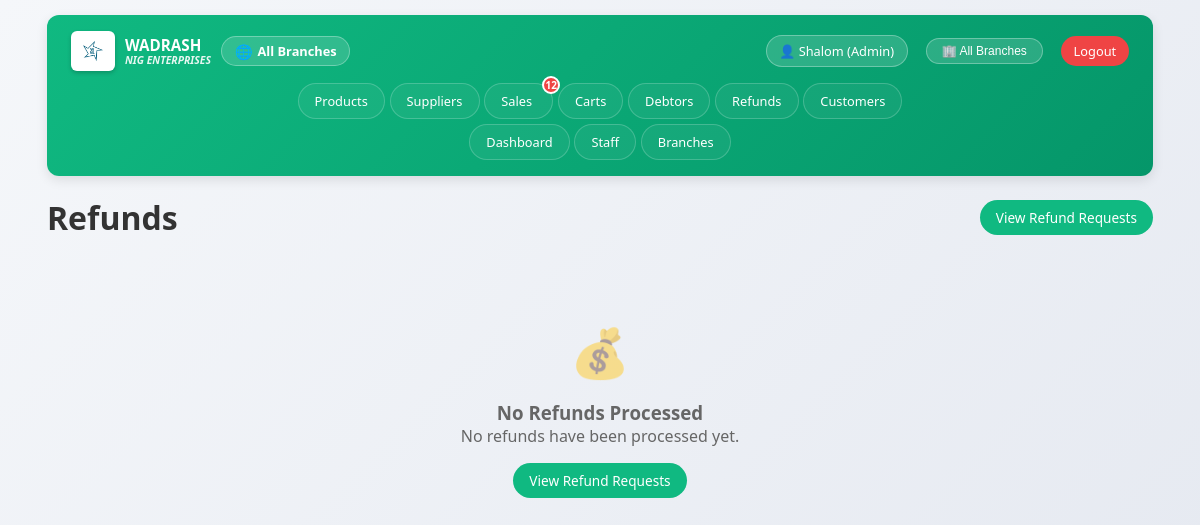
/refunds/ (signed in), run on an earlier commit of the app's database.
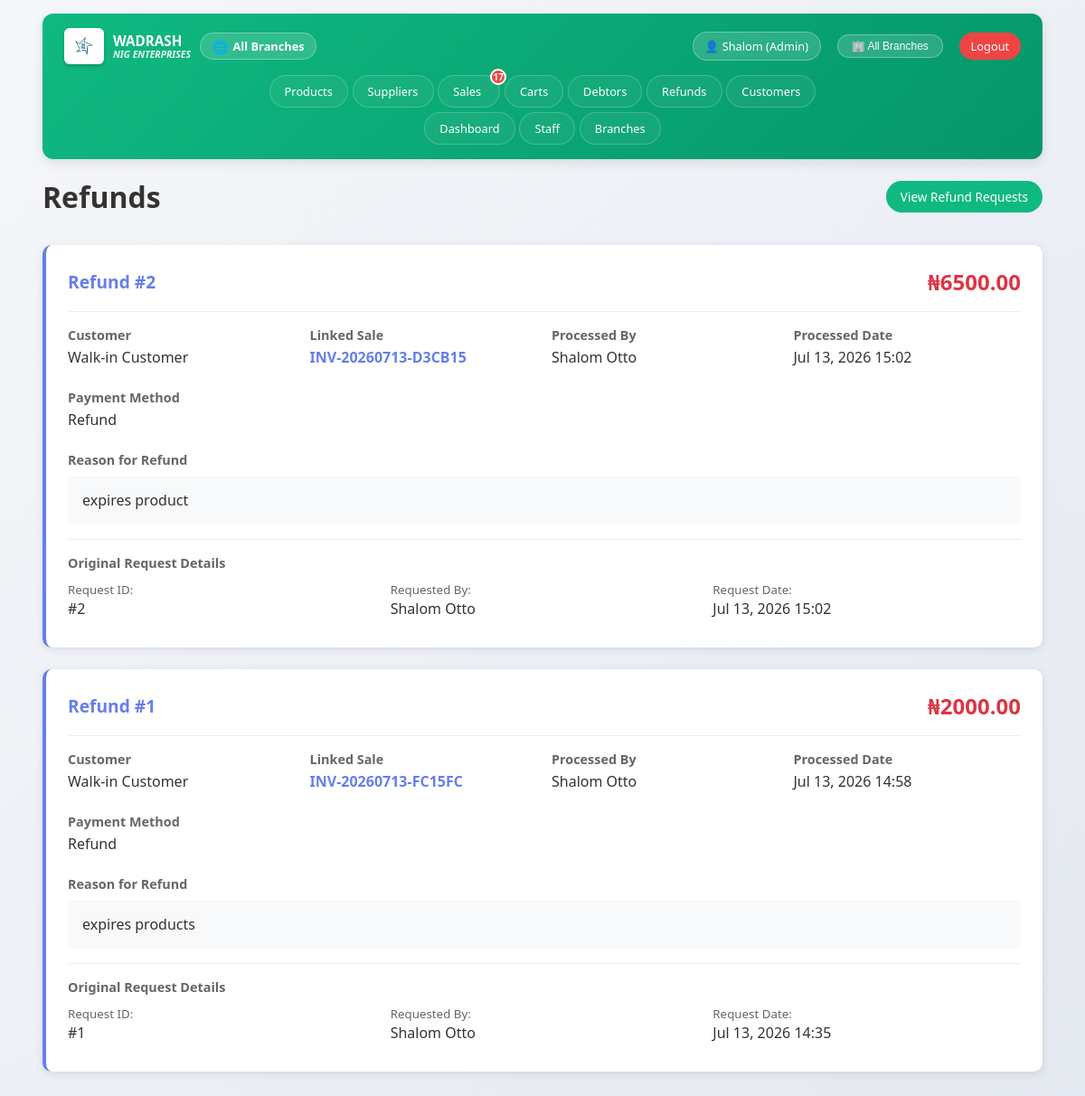
And on a later commit of the database.
### inventoryApp/models.py (models this page shows, shortened)
class User(AbstractUser):
    ROLE_CHOICES = [
        ('admin', 'Admin'),
        ('staff', 'Staff'),
        ('manager', 'Manager'),
    ]
    role = models.CharField(max_length=20, choices=ROLE_CHOICES, default='staff')
    phone = models.CharField(max_length=15, blank=True)
    address = models.TextField(blank=True)
    branch = models.ForeignKey('branches.Branch', on_delete=models.SET_NULL, null=True, blank=True, related_name='users')
    class Meta:
        db_table = 'users'

### refunds/models.py (models this page shows, shortened)
class Refund(models.Model):
    sale = models.ForeignKey(Sale, on_delete=models.SET_NULL, null=True, blank=True, related_name='refunds')
    refund_request = models.OneToOneField(RefundRequest, on_delete=models.CASCADE, null=True, blank=True)
    amount = models.DecimalField(max_digits=10, decimal_places=2, validators=[MinValueValidator(0)])
    reason = models.TextField()
    payment_method = models.CharField(max_length=50, choices=[
        ('cash', 'Cash'),
        ('card', 'Card'),
        ('transfer', 'Bank Transfer'),
        ('refund', 'Refund Adjustment'),
    ], default='cash')
    processed_by = models.ForeignKey(User, on_delete=models.SET_NULL, null=True)
    processed_date = models.DateTimeField(auto_now_add=True)
    class Meta:
        db_table = 'refunds'
        ordering = ['-processed_date']

class RefundRequest(models.Model):
    STATUS_CHOICES = [
        ('pending', 'Pending'),
        ('approved', 'Approved'),
        ('declined', 'Declined'),
    ]
    sale = models.ForeignKey(Sale, on_delete=models.CASCADE, null=True, blank=True, related_name='refund_requests')
    sale_item = models.ForeignKey(SaleItem, on_delete=models.SET_NULL, null=True, blank=True)
    customer_name = models.CharField(max_length=200)
    customer_phone = models.CharField(max_length=15)
    reason = models.TextField()
    amount = models.DecimalField(max_digits=10, decimal_places=2, validators=[MinValueValidator(0)])
    original_amount = models.DecimalField(max_digits=10, decimal_places=2, null=True, blank=True)
    request_date = models.DateTimeField(auto_now_add=True)
    status = models.CharField(max_length=20, choices=[
        ('pending', 'Pending'),
        ('approved', 'Approved'),
        ('declined', 'Declined'),
    ], default='pending')
    approved_by = models.ForeignKey(User, on_delete=models.SET_NULL, null=True, blank=True, related_name='approved_refunds')
    approved_date = models.DateTimeField(null=True, blank=True)
    created_by = models.ForeignKey(User, on_delete=models.CASCADE, related_name='created_refunds')
    refund_processed = models.BooleanField(default=False)
    class Meta:
        db_table = 'refund_requests'
        ordering = ['-request_date']

### sales/models.py (models this page shows, shortened)
class Sale(models.Model):
    invoice_number = models.CharField(max_length=50, unique=True)
    staff = models.ForeignKey(User, on_delete=models.SET_NULL, null=True)
    customer_name = models.CharField(max_length=200, blank=True)
    customer_phone = models.CharField(max_length=15, blank=True)
    subtotal = models.DecimalField(max_digits=10, decimal_places=2, default=0)
    discount = models.DecimalField(max_digits=10, decimal_places=2, default=0)
    total = models.DecimalField(max_digits=10, decimal_places=2, default=0)
    amount_paid = models.DecimalField(max_digits=10, decimal_places=2, default=0)
    balance = models.DecimalField(max_digits=10, decimal_places=2, default=0)
    branch = models.ForeignKey(Branch, on_delete=models.CASCADE, null=True, blank=True, related_name='sales')
    payment_status = models.CharField(max_length=20, choices=[
        ('paid', 'Paid'),
        ('partial', 'Partial Payment'),
        ('unpaid', 'Unpaid')
    ], default='paid')
    created_at = models.DateTimeField(auto_now_add=True)
    updated_at = models.DateTimeField(auto_now=True)
    class Meta:
        db_table = 'sales'
        ordering = ['-created_at']

### refunds/views.py (the view)
# urls.py: path('', views.refund_list, name='refund_list'),
@login_required
def refund_list(request):
    if request.user.is_authenticated:
        UserNotification.mark_as_read(request.user, 'refunds')
    current_branch = None
    if request.user.is_superuser or request.user.role == 'admin':
        branch_id = request.session.get('current_branch_id')
        if branch_id:
            try:
                current_branch = Branch.objects.get(id=branch_id)
            except Branch.DoesNotExist:
                current_branch = None
    else:
        current_branch = request.user.branch
    if request.user.role == 'admin' or request.user.is_superuser:
        refunds = Refund.objects.all().select_related(
            'sale', 'processed_by', 'refund_request', 'refund_request__created_by'
        ).order_by('-processed_date')
    else:
        refunds = Refund.objects.filter(
            refund_request__created_by=request.user
        ).select_related(
            'sale', 'processed_by', 'refund_request', 'refund_request__created_by'
        ).order_by('-processed_date')
    if current_branch and not request.user.is_superuser:
        refunds = refunds.filter(sale__branch=current_branch)
    context = {'refunds': refunds}
    return render(request, 'refunds/refund_list.html', context)

### refunds/templates/refunds/refund_list.html (shortened to what this page needs)
{% extends 'base.html' %}
{% block content %}
<div style="display: flex; justify-content: space-between; align-items: center; margin-bottom: 2rem;">
    <h1>Refunds</h1>
    <a href="{% url 'refund_requests_list' %}" class="btn btn-primary">View Refund Requests</a>
</div>
{% if refunds %}
    {% for refund in refunds %}
    <div class="refund-card">
        <div class="refund-header">
            <div class="refund-id">Refund #{{ refund.id }}</div>
            <div class="refund-amount">₦{{ refund.amount|floatformat:2 }}</div>
        </div>
        <div class="refund-details">
            <div class="detail-item">
                <div class="detail-label">Customer</div>
                <div class="detail-value">
                    {% if refund.sale %}
                        {{ refund.sale.customer_name|default:"-" }}
                    {% else %}
                        {{ refund.refund_request.customer_name|default:"Unknown Customer" }}
                    {% endif %}
                </div>
            </div>
            <div class="detail-item">
                <div class="detail-label">Linked Sale</div>
                <div class="detail-value">
                    {% if refund.sale %}
                        <a href="{% url 'view_receipt' refund.sale.id %}" class="sale-link">
                            {{ refund.sale.invoice_number }}
                        </a>
                    {% elif refund.refund_request and refund.refund_request.sale %}
                        <a href="{% url 'view_receipt' refund.refund_request.sale.id %}" class="sale-link">
                            {{ refund.refund_request.sale.invoice_number }}
                        </a>
                    {% else %}
                        <span class="sale-not-linked">Not linked to a specific sale</span>
                    {% endif %}
                </div>
            </div>
            <div class="detail-item">
                <div class="detail-label">Processed By</div>
                <div class="detail-value">
                    {{ refund.processed_by.get_full_name|default:refund.processed_by.username }}
                </div>
            </div>
            <div class="detail-item">
                <div class="detail-label">Processed Date</div>
                <div class="detail-value">
                    {{ refund.processed_date|date:"M d, Y H:i" }}
                </div>
            </div>
            <div class="detail-item">
                <div class="detail-label">Payment Method</div>
                <div class="detail-value">
                    {{ refund.payment_method|title }}
                </div>
            </div>
        </div>
        <div class="detail-item">
            <div class="detail-label">Reason for Refund</div>
            <div class="detail-value" style="background: #f8f9fa; padding: 1rem; border-radius: 6px; margin-top: 0.5rem;">
                {{ refund.reason }}
            </div>
        </div>
        {% if refund.refund_request %}
        <div class="detail-item" style="margin-top: 1rem; padding-top: 1rem; border-top: 1px solid #eee;">
            <div class="detail-label">Original Request Details</div>
            <div style="display: grid; grid-template-columns: repeat(auto-fit, minmax(150px, 1fr)); gap: 1rem; margin-top: 0.5rem;">
                <div>
                    <small style="color: #666;">Request ID:</small>
                    <div>#{{ refund.refund_request.id }}</div>
                </div>
                <div>
                    <small style="color: #666;">Requested By:</small>
                    <div>{{ refund.refund_request.created_by.get_full_name|default:refund.refund_request.created_by.username }}</div>
                </div>
                <div>
                    <small style="color: #666;">Request Date:</small>
                    <div>{{ refund.refund_request.request_date|date:"M d, Y H:i" }}</div>
                </div>
            </div>
        </div>
        {% endif %}
    </div>
    {% endfor %}
{% else %}
    <div class="no-refunds">
        <div class="no-refunds-icon">💰</div>
        <h3>No Refunds Processed</h3>
        <p>No refunds have been processed yet.</p>
        <a href="{% url 'refund_requests_list' %}" class="btn btn-primary" style="margin-top: 1rem;">
            View Refund Requests
        </a>
    </div>
{% endif %}
{% endblock %}

### templates/base.html (shortened to what this page needs)
<!DOCTYPE html>
<html lang="en">
<head>
    {% load static %}
    <link href="{% static 'css/style.css' %}" rel="stylesheet">
</head>
<body data-unread-dashboard-count="{{ unread_dashboard_count|default:0 }}"
      data-unread-debtors-count="{{ unread_debtors_count|default:0 }}"
      data-unread-refunds-count="{{ unread_refunds_count|default:0 }}"
      data-unread-sales-count="{{ unread_sales_count|default:0 }}">
    <div class="container">
        {% if user.is_authenticated %}
        <nav class="navbar">
            <div class="navbar-brand">
                <img class="nav-logo" src="{% static 'img/WAS.jpeg' %}" alt="WADRASH NIG. LIMITED Logo">
                <div class="business-name">
                    <span class="business-name-main">WADRASH</span>
                    <span class="business-name-sub">NIG ENTERPRISES</span>
                </div>
                {% if user.role == 'admin' or user.is_superuser %}
                    {% if current_branch %}
                        <span class="branch-display switched">
                            <span class="branch-icon">🏢</span>
                            {{ current_branch.name }} (Switched)
                        </span>
                        <a href="{% url 'clear_branch_selection' %}" class="btn-switch-out">Switch Out</a>
                    {% else %}
                        <span class="branch-display">
                            <span class="branch-icon">🌐</span>
                            All Branches
                        </span>
                    {% endif %}
                {% endif %}
            </div>
            <div class="user-info">
                <span class="user-badge">
                    👤 {{ user.first_name|default:user.username }}
                    {% if user.role == 'admin' %}
                        (Admin)
                    {% elif user.role == 'manager' %}
                        (Manager)
                    {% else %}
                        (Staff)
                    {% endif %}
                </span>
                {% if user.role == 'admin' or user.is_superuser %}
                    <div class="branch-selector" style="position: relative; display: inline-block; margin: 0 10px;">
                        <button onclick="toggleBranchDropdown()" class="btn btn-sm" style="background: rgba(255,255,255,0.15); color: white; border: 1px solid rgba(255,255,255,0.3); border-radius: 20px; padding: 5px 15px;">
                            🏢 {{ current_branch.name|default:"All Branches" }}
                        </button>
                    </div>
                {% endif %}
                <a href="{% url 'logout' %}" class="btn-logout">Logout</a>
            </div>
            <div class="nav-grid-container" id="navMenu">
                <div class="nav-row">
                    {% if user.role == 'admin' or user.role == 'manager' or user.is_superuser %}
                        <a href="{% url 'product_list' %}" class="nav-link {% if '/products/' in request.path %}active{% endif %}">Products</a>
                        <a href="{% url 'supplier_list' %}" class="nav-link {% if '/suppliers/' in request.path %}active{% endif %}">Suppliers</a>
                        <a href="{% url 'sale_history' %}" class="nav-link {% if '/sale_history' in request.path %}active{% endif %}">
                            Sales{% if unread_sales_count > 0 %}<span class="notification-badge">{{ unread_sales_count }}</span>{% endif %}
                        </a>
                    {% endif %}
                    <a href="{% url 'saved_carts_list' %}" class="nav-link">Carts</a>
                    <a href="{% url 'debtors_list' %}" class="nav-link">
                        Debtors{% if unread_debtors_count > 0 %}<span class="notification-badge">{{ unread_debtors_count }}</span>{% endif %}
                    </a>
                    <a href="{% url 'refund_requests_list' %}" class="nav-link">
                        Refunds{% if unread_refunds_count > 0 %}<span class="notification-badge">{{ unread_refunds_count }}</span>{% endif %}
                    </a>
                    <a href="{% url 'customer_list' %}" class="nav-link {% if '/customers/' in request.path %}active{% endif %}">Customers</a>
                </div>
                <div class="nav-row">
                    {% if user.role == 'admin' or user.role == 'manager' or user.is_superuser %}
                        <a href="{% url 'admin_dashboard' %}" class="nav-link {% if '/admin_dashboard' in request.path %}active{% endif %}">
                            Dashboard{% if unread_dashboard_count > 0 %}<span class="notification-badge">{{ unread_dashboard_count }}</span>{% endif %}
                        </a>
                        <a href="{% url 'staff_list' %}" class="nav-link {% if '/staff/' in request.path %}active{% endif %}">Staff</a>
                        {% if user.is_superuser or user.role == 'admin' %}
                            <a href="{% url 'branch_list' %}" class="nav-link {% if '/branches/' in request.path %}active{% endif %}">Branches</a>
                        {% endif %}
                    {% endif %}
                </div>
            </div>
        </nav>
        {% endif %}
        {% block content %}{% endblock %}
    </div>
</body>
</html>

What changed in the data, as far as the page shows it:
added Refund: id "2", amount "6500.00", sale.customer_name "Walk-in Customer", sale.invoice_number "INV-20260713-D3CB15", processed_by.get_full_name "Shalom Otto", processed_date "Jul 13, 2026 15:02", payment_method "Refund", reason "expires product", refund_request.id "2", refund_request.created_by.get_full_name "Shalom Otto", refund_request.request_date "Jul 13, 2026 15:02"
added Refund: id "1", amount "2000.00", sale.customer_name "Walk-in Customer", sale.invoice_number "INV-20260713-FC15FC", processed_by.get_full_name "Shalom Otto", processed_date "Jul 13, 2026 14:58", payment_method "Refund", reason "expires products", refund_request.id "1", refund_request.created_by.get_full_name "Shalom Otto", refund_request.request_date "Jul 13, 2026 14:35"
Also different on the page:
{{ unread_sales_count }}: "12" → "17"
text no longer shown: "💰 No Refunds Processed No refunds have been processed yet. View Refund Requests"
